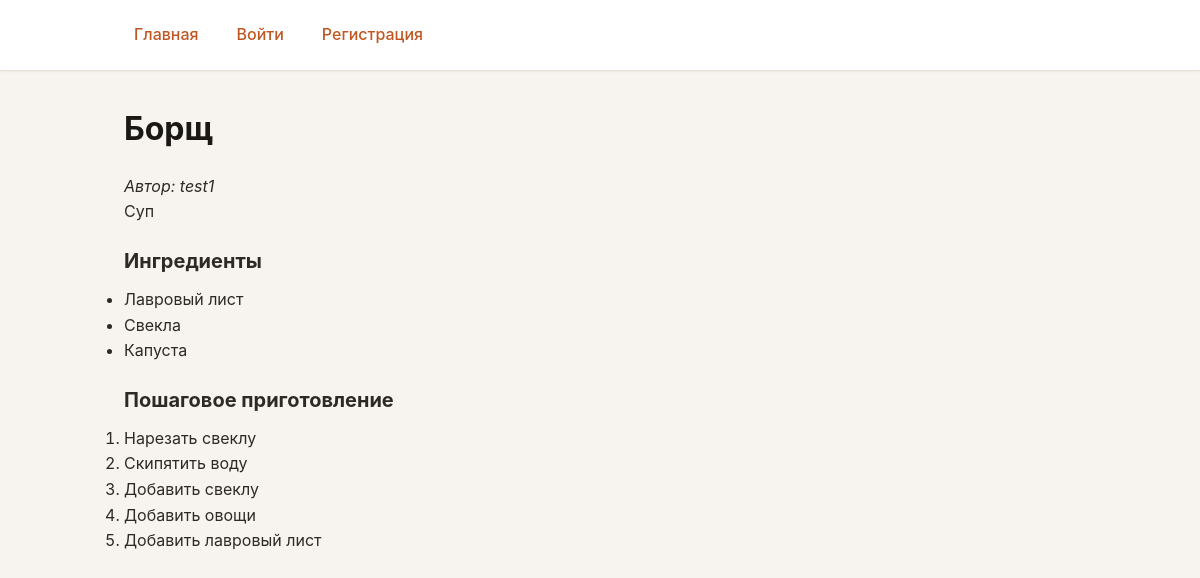
/recipe/1, run on the app's committed database.
### models.py (models this page shows, shortened)
class Recipe(db.Model):
    __tablename__ = 'recipe'
    id = db.Column(db.Integer, primary_key=True)
    title = db.Column(db.String(100), nullable=False)
    description = db.Column(db.Text, nullable=False)
    steps = db.Column(db.Text, nullable=False)
    created_at = db.Column(db.DateTime, nullable=False, default=datetime.utcnow)
    user_id = db.Column(db.Integer, db.ForeignKey('user.id'), nullable=False)
    ingredients = db.relationship('Ingredient', secondary=recipe_ingredient, backref=db.backref('recipes', lazy='dynamic'), lazy='joined')

class User(UserMixin, db.Model):
    __tablename__ = 'user'
    id = db.Column(db.Integer, primary_key=True)
    username = db.Column(db.String(100), unique=True, nullable=False)
    password_hash = db.Column(db.String(250), nullable=False)
    created_at = db.Column(db.DateTime, default=datetime.utcnow)
    recipes = db.relationship('Recipe', backref='author', lazy=True, cascade='all, delete-orphan')
    favorite_recipes = db.relationship('Recipe', secondary=favorites, backref=db.backref('favorited_by', lazy='dynamic'), lazy='dynamic')

class Ingredient(db.Model):
    __tablename__ = 'ingredient'
    id = db.Column(db.Integer, primary_key=True)
    name = db.Column(db.String(100), unique=True, nullable=False)

### app.py (the view)
@app.route('/recipe/<int:recipe_id>')
def recipe_detail(recipe_id):
    recipe = Recipe.query.get_or_404(recipe_id)
    return render_template('recipe_detail.html', recipe=recipe)

### templates/recipe_detail.html (shortened to what this page needs)
{% extends "base.html" %}
{% block content %}
<h1>{{ recipe.title }}</h1>
<p><em>Автор: {{ recipe.author.username }}</em></p>
<p>{{ recipe.description }}</p>
<h2>Ингредиенты</h2>
<ul>
    {% for ing in recipe.ingredients %}
        <li>{{ ing.name }}</li>
    {% else %}
        <li>Ингредиенты не указаны</li>
    {% endfor %}
</ul>
<h2>Пошаговое приготовление</h2>
<ol>
    {% for step in recipe.steps.split('\n') %}
        {% if step.strip() %}
            <li>{{ step }}</li>
        {% endif %}
    {% endfor %}
</ol>
{% endblock %}

### static/style.css (style rules this page uses)
* { box-sizing: border-box; margin: 0; padding: 0; }
body { font-family: -apple-system, "Segoe UI", Roboto, Arial, sans-serif; background: #f7f4ef; color: #2d2a26; line-height: 1.6; min-height: 100vh; }
h1 { font-size: 2rem; margin-bottom: 20px; color: #1a1815; }
h2 { font-size: 1.25rem; margin: 20px 0 10px; }

### data on the page
Recipe: title "Борщ", description "Суп"
User: author.username "test1"
Ingredient: name "Лавровый лист"
Ingredient: name "Свекла"
Ingredient: name "Капуста"

### other printed values
{{ step }} "Нарезать свеклу" "Скипятить воду" "Добавить свеклу" "Добавить овощи" "Добавить лавровый лист"
